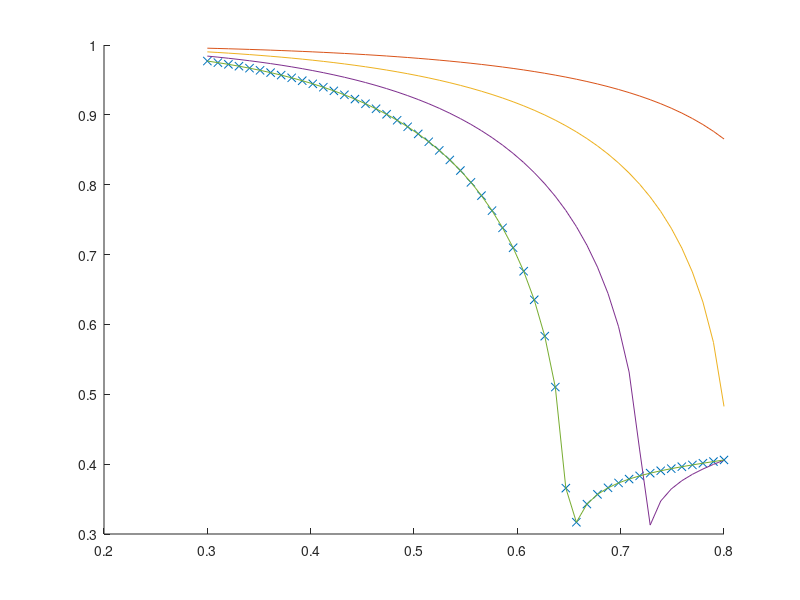
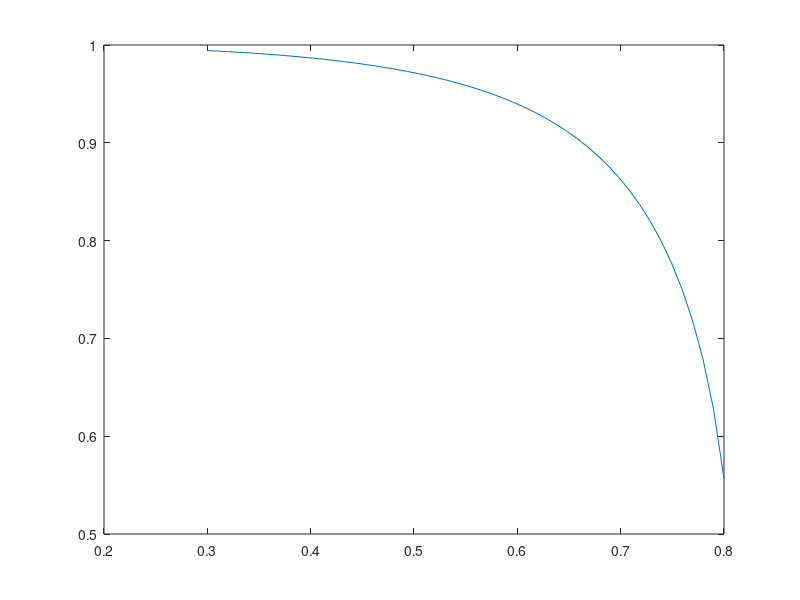

Write MATLAB code to recreate these figures, in order.
% Fcoef Test 
close all
clear 

TcIn = 20;
TcOut = 30;
ThIn = 60;
ThOut = 55;

T1 = TcIn;
T2 = TcOut;
t1 = ThIn;
t2 = ThOut;

% R = (T1 - T2)/(t2-t1);
% P = (t2 - t1)/(T1 - t1);
R8 = 0.8;
R = linspace(0.2,0.8,4);
P = linspace(0.3,0.8,50);

FP = ((R8^2+1)^0.5).*log((1-P)./(1-R8*P))./((R8-1).*log(((1-P)+(1-R8*P)+P.*((R8^2+1)^0.5))./((1-P)+(1-R8*P)-P.*((R8^2+1).^0.5))));

F = zeros(length(R),length(P));

for r = 1:length(R)
    F(r,:) = ((R(r)^2+1)^0.5).*log((1-P)./(1-R(r)*P))./((R(r)-1).*log(((1-P)+(1-R(r)*P)+P.*((R(r)^2+1)^0.5))./((1-P)+(1-R(r)*P)-P.*((R(r)^2+1).^0.5))));
end

figure
hold on 
plot(P,FP,'x')
plot(P,F)
hold off

n = 2; %shell pass
R = 0.8;
P = linspace(0.3,0.8,50);

F2 = ((R^2+1)^0.5)*log(((1-P*R)/(1-P))^(1/n))/(R-1)*...
log(1+((1-P*R)/(1-P))^(1/n)-((R^2+1)^0.5)/(R-1)+((R^2+1)^0.5)*((1-R*P)/(1-P))^(1/n)/(R-1)/...
(1+((1-P*R)/(1-P))^(1/n)+((R^2+1)^0.5)/(R-1)-((R^2+1)^0.5)*((1-R*P)/(1-P))^(1/n)/(R-1)));

F2vec = ((R^2+1)^0.5).*log(((1-P*R)./(1-P)).^(1/n))./(R-1).*...
log(1+((1-P*R)./(1-P)).^(1/n)-((R^2+1)^0.5)/(R-1)+((R^2+1)^0.5)*((1-R*P)./(1-P)).^(1/n)./(R-1))./...
log(1+((1-P*R)./(1-P)).^(1/n)+((R^2+1)^0.5)/(R-1)-((R^2+1)^0.5)*((1-R*P)./(1-P)).^(1/n)/(R-1));

S = ((R^2+1)^0.5)/(R-1);
W = ((1-P*R)./(1-P)).^(1/n);

F3vec = S*log(W)./log((1+W-S+S*W)./(1+W+S-S*W));
F4vec = ((R^2+1)^0.5)/(R-1)*log(((1-P*R)./(1-P)).^(1/n))./...
    log((1+((1-P*R)./(1-P)).^(1/n)-((R^2+1)^0.5)/(R-1)+((R^2+1)^0.5)/(R-1)*((1-P*R)./(1-P)).^(1/n))./...
    (1+((1-P*R)./(1-P)).^(1/n)+((R^2+1)^0.5)/(R-1)-((R^2+1)^0.5)/(R-1)*((1-P*R)./(1-P)).^(1/n)));

figure 
plot(P,F4vec)
